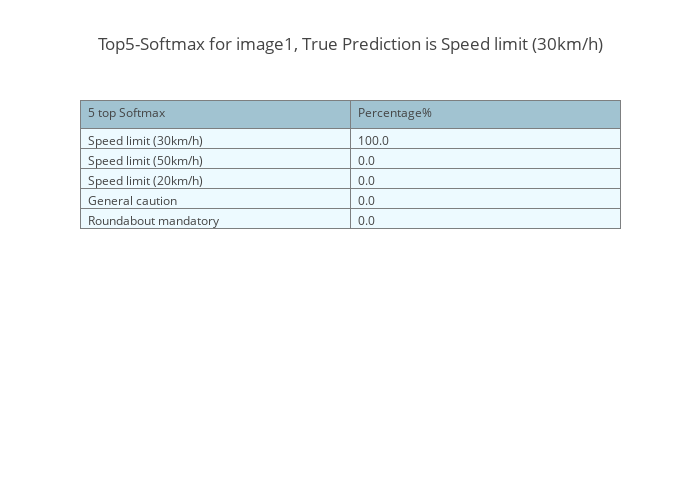
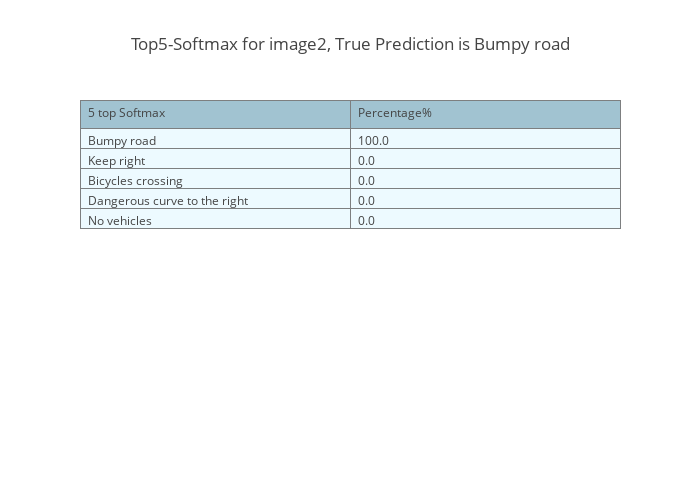
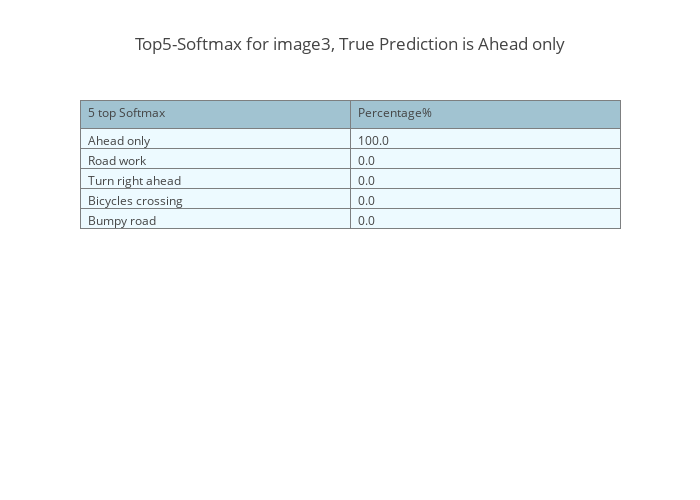
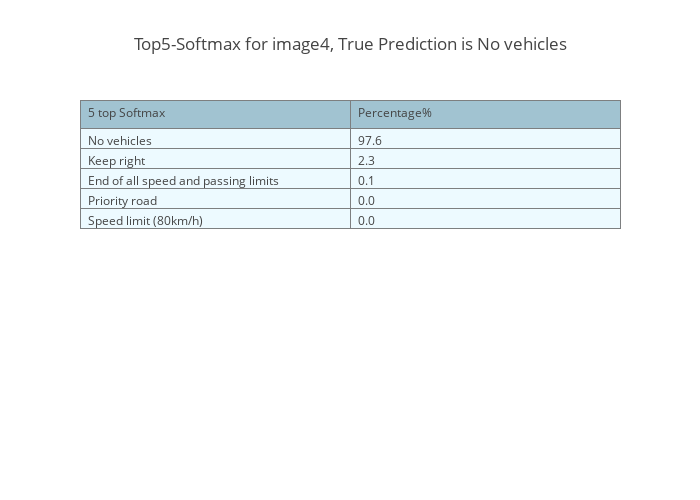

Source (notebook cell) for these figures, in order:
### Code cell
for i in range(14):
    #image = sample_images[i]
    #plt.title(labels_names[i])
    #image = image.squeeze()
    #plt.imshow(image)
    trace = go.Table(
        header=dict(values=['5 top Softmax', 'Percentage%'],
                    line = dict(color='#7D7F80'),
                    fill = dict(color='#a1c3d1'),
                    align = ['left'] * 5),
        cells=dict(values=[[ signnames[Top5Classes[i][0]][1].decode('ascii'), signnames[Top5Classes[i][1]][1].decode('ascii'), signnames[Top5Classes[i][2]][1].decode('ascii'), signnames[Top5Classes[i][3]][1].decode('ascii'), signnames[Top5Classes[i][4]][1].decode('ascii')],
                           ['%.1f'%(Top5Percentage[i][0]*100),'%.1f'%(Top5Percentage[i][1]*100), '%.1f'%(Top5Percentage[i][2]*100), '%.1f'%(Top5Percentage[i][3]*100), '%.1f'%(Top5Percentage[i][4]*100) ]],
                   line = dict(color='#7D7F80'),
                   fill = dict(color='#EDFAFF'),
                   align = ['left'] * 5))
    layout = dict( title = 'Top5-Softmax for image{}, True Prediction is {}'.format(i+1,labels_names[i]), width=700, height=500)
    data = [trace]
    fig = dict(data=data, layout=layout)
    plotly.offline.iplot(fig, filename = 'styled_table')

### Figure 1 — Plotly figure (JSON) as saved in the notebook; plotly's stock layout.template omitted (floating-point values rounded to 4 significant figures)
{"data": [{"cells": {"align": ["left", "left", "left", "left", "left"], "fill": {"color": "#EDFAFF"}, "line": {"color": "#7D7F80"}, "values": [["Speed limit (30km/h)", "Speed limit (50km/h)", "Speed limit (20km/h)", "General caution", "Roundabout mandatory"], ["100.0", "0.0", "0.0", "0.0", "0.0"]]}, "header": {"align": ["left", "left", "left", "left", "left"], "fill": {"color": "#a1c3d1"}, "line": {"color": "#7D7F80"}, "values": ["5 top Softmax", "Percentage%"]}, "type": "table"}], "layout": {"height": 500, "title": "Top5-Softmax for image1, True Prediction is Speed limit (30km/h)", "width": 700}}

### Figure 2 — Plotly figure (JSON) as saved in the notebook; plotly's stock layout.template omitted (floating-point values rounded to 4 significant figures)
{"data": [{"cells": {"align": ["left", "left", "left", "left", "left"], "fill": {"color": "#EDFAFF"}, "line": {"color": "#7D7F80"}, "values": [["Bumpy road", "Keep right", "Bicycles crossing", "Dangerous curve to the right", "No vehicles"], ["100.0", "0.0", "0.0", "0.0", "0.0"]]}, "header": {"align": ["left", "left", "left", "left", "left"], "fill": {"color": "#a1c3d1"}, "line": {"color": "#7D7F80"}, "values": ["5 top Softmax", "Percentage%"]}, "type": "table"}], "layout": {"height": 500, "title": "Top5-Softmax for image2, True Prediction is Bumpy road", "width": 700}}

### Figure 3 — Plotly figure (JSON) as saved in the notebook; plotly's stock layout.template omitted (floating-point values rounded to 4 significant figures)
{"data": [{"cells": {"align": ["left", "left", "left", "left", "left"], "fill": {"color": "#EDFAFF"}, "line": {"color": "#7D7F80"}, "values": [["Ahead only", "Road work", "Turn right ahead", "Bicycles crossing", "Bumpy road"], ["100.0", "0.0", "0.0", "0.0", "0.0"]]}, "header": {"align": ["left", "left", "left", "left", "left"], "fill": {"color": "#a1c3d1"}, "line": {"color": "#7D7F80"}, "values": ["5 top Softmax", "Percentage%"]}, "type": "table"}], "layout": {"height": 500, "title": "Top5-Softmax for image3, True Prediction is Ahead only", "width": 700}}

### Figure 4 — Plotly figure (JSON) as saved in the notebook; plotly's stock layout.template omitted (floating-point values rounded to 4 significant figures)
{"data": [{"cells": {"align": ["left", "left", "left", "left", "left"], "fill": {"color": "#EDFAFF"}, "line": {"color": "#7D7F80"}, "values": [["No vehicles", "Keep right", "End of all speed and passing limits", "Priority road", "Speed limit (80km/h)"], ["97.6", "2.3", "0.1", "0.0", "0.0"]]}, "header": {"align": ["left", "left", "left", "left", "left"], "fill": {"color": "#a1c3d1"}, "line": {"color": "#7D7F80"}, "values": ["5 top Softmax", "Percentage%"]}, "type": "table"}], "layout": {"height": 500, "title": "Top5-Softmax for image4, True Prediction is No vehicles", "width": 700}}
